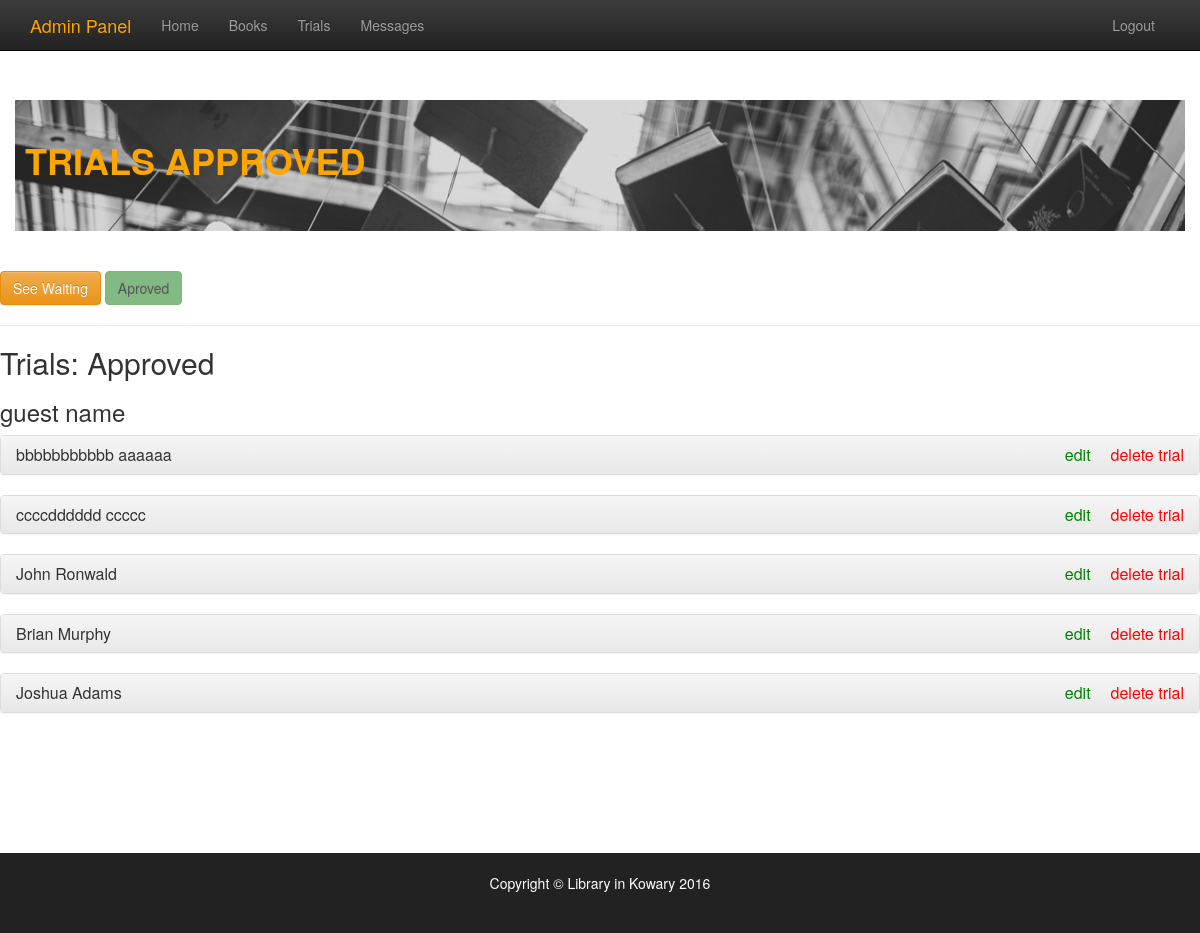
/list1 (signed in), run on an earlier commit of the app's database.
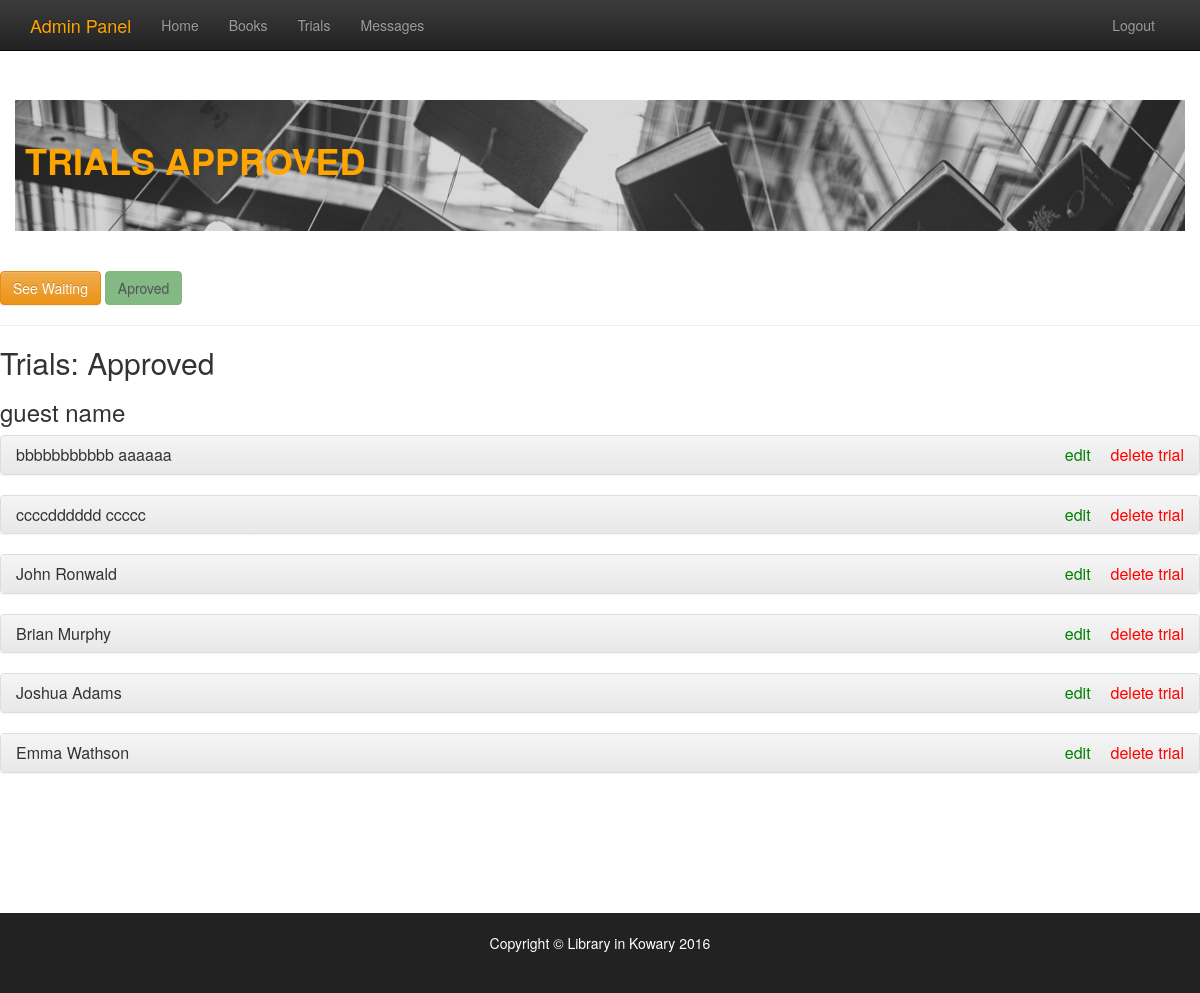
And on a later commit of the database.
### tables this page shows
CREATE TABLE books
                  (id INTEGER PRIMARY KEY, p_name text, p_surname text, p_desc text, p_img text, path_status text, path_desc text, b1_title text, b1_author text, b1_img text, b1_desc text, b2_title text, b2_author text, b2_img text, b2_desc text, b3_title text, b3_author text, b3_img text, b3_desc text, b4_title text, b4_author text, b4_img text, b4_desc text, b5_title text, b5_author text, b5_img text, b5_desc text, ip text);

### insert2.py (the view)
@app.route('/list1')
def list1():
  if session.get('logged_in'):
    sql5 = ('SELECT * FROM books WHERE path_status = 2')
    connection = sqlite3.connect("books.db")
    connection.row_factory = sqlite3.Row
    list3 = connection.cursor().execute(sql5).fetchall()
    return render_template('list1.html', list3=list3)
    connection.close()
  else:
    abort(401)

### templates/list1.html (shortened to what this page needs)
{%extends "base_admin.html"%}
{%block content%}
<div class="container" style="margin-top:100px;" >
<div class="row" style="background:url('http://localhost:5000/static/img/admin.jpg')" >
<p style="color:transparent">manage books</p><h1 style="color:orange;margin-left:10px"><b>TRIALS APPROVED</b></h1>
<br><br>
</div>
<br><br>
	<div class="row" >
<div class="row">
<a href="/list2" class="page-scroll btn btn-xl btn-warning" >See Waiting</a>
 <a href="/list1" class="page-scroll btn btn-xl btn-success" style="color:black" disabled>Aproved</a>
<hr>
<h2>Trials: Approved</h2>
<div class="">
	 <h3>guest name</h3>
	{% for row in list3 %}
   <div class="panel-group" id="accordion" role="tablist" aria-multiselectable="true">
  <div class="panel panel-default">
    <div class="panel-heading" role="tab" id="headingTwo">
      <h4 class="panel-title">
        <a class="collapsed" role="button" data-toggle="collapse" data-parent="#accordion" href="#colapse_{{ row['id'] }}" aria-expanded="false" aria-controls="collapseTwo">
          {{ row["p_name"] }} {{ row["p_surname"] }}  <a href="/delete/{{ row['id'] }}" class="pull-right" style="color:red">delete trial</a> <a href="/edit/{{ row['id'] }}" class="pull-right" style="color:green; margin-right:20px;">edit  </a>
        </a>
      </h4>
    </div>
  </div>
</div>
	{%  endfor %}
  </div>
</div>
</div>
      		</div>
{%endblock%}

What changed in the data, as far as the page shows it:
added books: p_name "Emma", p_surname "Wathson"
